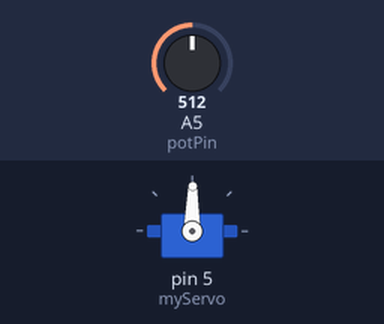
Recording of a sketch running on a simulated Arduino Uno, built with avr-gcc and run on an emulated ATmega328P. On the bench: servo. The test bench sets the inputs (shaded band); at power-on: A5 (potPin) = 512.

Above: at 1.2 s.
1.3 s: A5 (potPin) set to 716
At 2.3 s:
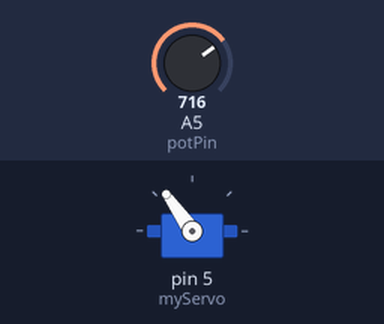
2.8 s: A5 (potPin) set to 900
At 3.2 s:
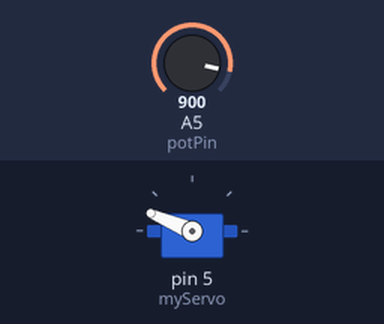
4.3 s: A5 (potPin) set to 1023
At 4.6 s:
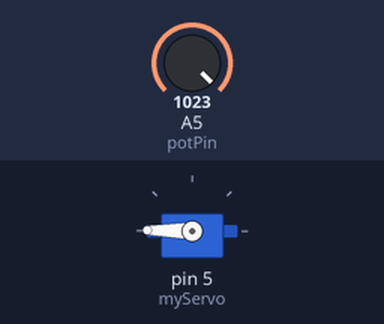
5.8 s: A5 (potPin) set to 306
At 6.7 s:
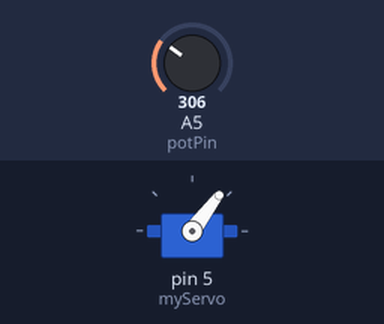
7.3 s: A5 (potPin) set to 122
At 8.1 s:
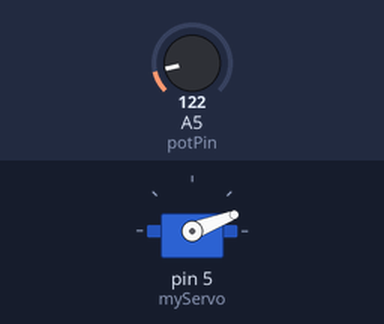
8.8 s: A5 (potPin) set to 511
At 10.2 s:
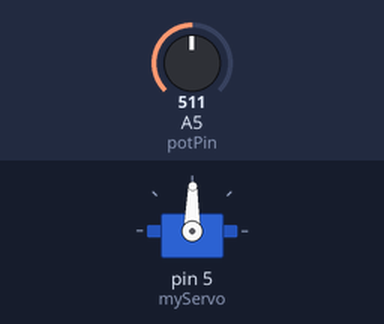
Timing chart, 0 to 11.3 s (numbered marks = the images above; inputs shaded):
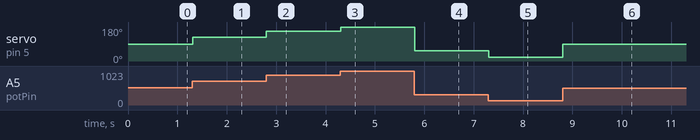

The sketch:

Servo.ino
```cpp
// Test A
#include <Servo.h>
Servo myServo;
#define potPin A5

int val;

void setup() {
  // put your setup code here, to run once:
  myServo.attach(5);
}

void loop() {
  // put your main code here, to run repeatedly:
  val = analogRead(potPin);
  val = map(val, 0, 1023, 0, 179);
  myServo.write(val);
  delay(15);
}

/*
// Test B
#include <Servo.h>
int servoPin = 5;
Servo myServo;

void setup() {
  pinMode(servoPin, OUTPUT);
  myServo.attach(servoPin);
}

void loop() {
  myServo.write(179);
  delay(1000);
  myServo.write(0);
  delay(1000);
}
*/
```

Measured:
- after the input at 1.3 s, servo on pin 5 (myServo): 89° → 125° at once
- after the input at 2.8 s, servo on pin 5 (myServo): 125° → 157° at once
- after the input at 4.3 s, servo on pin 5 (myServo): 157° → 179° at once
- after the input at 5.8 s, servo on pin 5 (myServo): 179° → 53° at once
- after the input at 7.3 s, servo on pin 5 (myServo): 53° → 21° at once
- after the input at 8.8 s, servo on pin 5 (myServo): 21° → 89° at once
